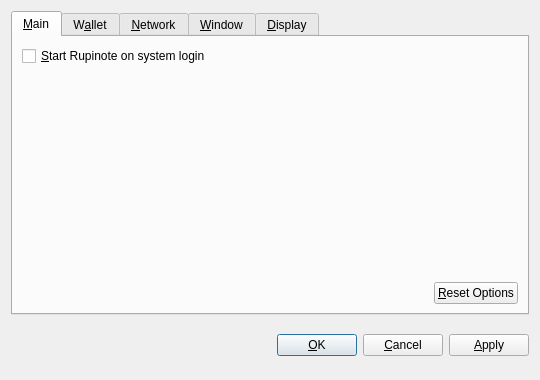
<?xml version="1.0" encoding="UTF-8"?>
<ui version="4.0">
 <class>OptionsDialog</class>
 <widget class="QDialog" name="OptionsDialog">
  <property name="geometry">
   <rect>
    <x>0</x>
    <y>0</y>
    <width>540</width>
    <height>380</height>
   </rect>
  </property>
  <property name="windowTitle">
   <string>Options</string>
  </property>
  <property name="modal">
   <bool>true</bool>
  </property>
  <layout class="QVBoxLayout" name="verticalLayout">
   <item>
    <widget class="QTabWidget" name="tabWidget">
     <property name="tabPosition">
      <enum>QTabWidget::North</enum>
     </property>
     <property name="currentIndex">
      <number>0</number>
     </property>
     <widget class="QWidget" name="tabMain">
      <attribute name="title">
       <string>&amp;Main</string>
      </attribute>
      <layout class="QVBoxLayout" name="verticalLayout_Main">
       <item>
        <widget class="QCheckBox" name="bitcoinAtStartup">
         <property name="toolTip">
          <string>Automatically start Rupinote after logging in to the system.</string>
         </property>
         <property name="text">
          <string>&amp;Start Rupinote on system login</string>
         </property>
        </widget>
       </item>
       <item>
        <spacer name="verticalSpacer_Main">
         <property name="orientation">
          <enum>Qt::Vertical</enum>
         </property>
         <property name="sizeHint" stdset="0">
          <size>
           <width>20</width>
           <height>40</height>
          </size>
         </property>
        </spacer>
       </item>
       <item>
        <layout class="QHBoxLayout" name="horizontalLayout_2_Main">
         <item>
          <spacer name="horizontalSpacer_2_Main">
           <property name="orientation">
            <enum>Qt::Horizontal</enum>
           </property>
           <property name="sizeHint" stdset="0">
            <size>
             <width>40</width>
             <height>20</height>
            </size>
           </property>
          </spacer>
         </item>
         <item>
          <widget class="QPushButton" name="resetButton">
           <property name="toolTip">
            <string>Reset all client options to default.</string>
           </property>
           <property name="text">
            <string>&amp;Reset Options</string>
           </property>
           <property name="autoDefault">
            <bool>false</bool>
           </property>
          </widget>
         </item>
        </layout>
       </item>
      </layout>
     </widget>
     <widget class="QWidget" name="tabWallet">
      <attribute name="title">
       <string>W&amp;allet</string>
      </attribute>
      <layout class="QVBoxLayout" name="verticalLayout_Network">
       <item>
        <widget class="QLabel" name="transactionFeeInfoLabel">
         <property name="text">
          <string>Optional transaction fee per kB that helps make sure your transactions are processed quickly. Most transactions are 1 kB.</string>
         </property>
         <property name="textFormat">
          <enum>Qt::PlainText</enum>
         </property>
         <property name="wordWrap">
          <bool>true</bool>
         </property>
        </widget>
       </item>
       <item>
        <layout class="QHBoxLayout" name="horizontalLayout_1_Main">
         <item>
          <widget class="QLabel" name="transactionFeeLabel">
           <property name="text">
            <string>Pay transaction &amp;fee</string>
           </property>
           <property name="textFormat">
            <enum>Qt::PlainText</enum>
           </property>
           <property name="buddy">
            <cstring>transactionFee</cstring>
           </property>
          </widget>
         </item>
         <item>
          <widget class="BitcoinAmountField" name="transactionFee"/>
         </item>
         <item>
          <spacer name="horizontalSpacer_1_Main">
           <property name="orientation">
            <enum>Qt::Horizontal</enum>
           </property>
           <property name="sizeHint" stdset="0">
            <size>
             <width>40</width>
             <height>20</height>
            </size>
           </property>
          </spacer>
         </item>
        </layout>
       </item>
       <item>
        <widget class="QLabel" name="label">
         <property name="text">
          <string>If you disable the spending of unconfirmed change, the change from a transaction cannot be used until that transaction has at least one confirmation. This also affects how your balance is computed.</string>
         </property>
         <property name="wordWrap">
          <bool>true</bool>
         </property>
        </widget>
       </item>
       <item>
        <widget class="QCheckBox" name="spendZeroConfChange">
         <property name="text">
          <string>Spend unconfirmed change  (experts only)</string>
         </property>
        </widget>
       </item>
       <item>
        <spacer name="verticalSpacer">
         <property name="orientation">
          <enum>Qt::Vertical</enum>
         </property>
         <property name="sizeHint" stdset="0">
          <size>
           <width>20</width>
           <height>40</height>
          </size>
         </property>
        </spacer>
       </item>
      </layout>
     </widget>
     <widget class="QWidget" name="tabNetwork">
      <attribute name="title">
       <string>&amp;Network</string>
      </attribute>
      <layout class="QVBoxLayout" name="verticalLayout_Network">
       <item>
        <widget class="QCheckBox" name="mapPortUpnp">
         <property name="toolTip">
          <string>Automatically open the Rupinote client port on the router. This only works when your router supports UPnP and it is enabled.</string>
         </property>
         <property name="text">
          <string>Map port using &amp;UPnP</string>
         </property>
        </widget>
       </item>
       <item>
        <widget class="QCheckBox" name="connectSocks">
         <property name="toolTip">
          <string>Connect to the Rupinote network through a SOCKS proxy (e.g. when connecting through Tor).</string>
         </property>
         <property name="text">
          <string>&amp;Connect through SOCKS proxy:</string>
         </property>
        </widget>
       </item>
       <item>
        <layout class="QHBoxLayout" name="horizontalLayout_Network">
         <item>
          <widget class="QLabel" name="proxyIpLabel">
           <property name="text">
            <string>Proxy &amp;IP:</string>
           </property>
           <property name="textFormat">
            <enum>Qt::PlainText</enum>
           </property>
           <property name="buddy">
            <cstring>proxyIp</cstring>
           </property>
          </widget>
         </item>
         <item>
          <widget class="QValidatedLineEdit" name="proxyIp">
           <property name="maximumSize">
            <size>
             <width>140</width>
             <height>16777215</height>
            </size>
           </property>
           <property name="toolTip">
            <string>IP address of the proxy (e.g. 127.0.0.1)</string>
           </property>
          </widget>
         </item>
         <item>
          <widget class="QLabel" name="proxyPortLabel">
           <property name="text">
            <string>&amp;Port:</string>
           </property>
           <property name="textFormat">
            <enum>Qt::PlainText</enum>
           </property>
           <property name="buddy">
            <cstring>proxyPort</cstring>
           </property>
          </widget>
         </item>
         <item>
          <widget class="QLineEdit" name="proxyPort">
           <property name="maximumSize">
            <size>
             <width>55</width>
             <height>16777215</height>
            </size>
           </property>
           <property name="toolTip">
            <string>Port of the proxy (e.g. 9050)</string>
           </property>
          </widget>
         </item>
         <item>
          <widget class="QLabel" name="socksVersionLabel">
           <property name="text">
            <string>SOCKS &amp;Version:</string>
           </property>
           <property name="textFormat">
            <enum>Qt::PlainText</enum>
           </property>
           <property name="buddy">
            <cstring>socksVersion</cstring>
           </property>
          </widget>
         </item>
         <item>
          <widget class="QValueComboBox" name="socksVersion">
           <property name="toolTip">
            <string>SOCKS version of the proxy (e.g. 5)</string>
           </property>
          </widget>
         </item>
         <item>
          <spacer name="horizontalSpacer_Network">
           <property name="orientation">
            <enum>Qt::Horizontal</enum>
           </property>
           <property name="sizeHint" stdset="0">
            <size>
             <width>40</width>
             <height>20</height>
            </size>
           </property>
          </spacer>
         </item>
        </layout>
       </item>
       <item>
        <spacer name="verticalSpacer_Network">
         <property name="orientation">
          <enum>Qt::Vertical</enum>
         </property>
         <property name="sizeHint" stdset="0">
          <size>
           <width>20</width>
           <height>40</height>
          </size>
         </property>
        </spacer>
       </item>
      </layout>
     </widget>
     <widget class="QWidget" name="tabWindow">
      <attribute name="title">
       <string>&amp;Window</string>
      </attribute>
      <layout class="QVBoxLayout" name="verticalLayout_Window">
       <item>
        <widget class="QCheckBox" name="minimizeToTray">
         <property name="toolTip">
          <string>Show only a tray icon after minimizing the window.</string>
         </property>
         <property name="text">
          <string>&amp;Minimize to the tray instead of the taskbar</string>
         </property>
        </widget>
       </item>
       <item>
        <widget class="QCheckBox" name="minimizeOnClose">
         <property name="toolTip">
          <string>Minimize instead of exit the application when the window is closed. When this option is enabled, the application will be closed only after selecting Quit in the menu.</string>
         </property>
         <property name="text">
          <string>M&amp;inimize on close</string>
         </property>
        </widget>
       </item>
       <item>
        <spacer name="verticalSpacer_Window">
         <property name="orientation">
          <enum>Qt::Vertical</enum>
         </property>
         <property name="sizeHint" stdset="0">
          <size>
           <width>20</width>
           <height>40</height>
          </size>
         </property>
        </spacer>
       </item>
      </layout>
     </widget>
     <widget class="QWidget" name="tabDisplay">
      <attribute name="title">
       <string>&amp;Display</string>
      </attribute>
      <layout class="QVBoxLayout" name="verticalLayout_Display">
       <item>
        <layout class="QHBoxLayout" name="horizontalLayout_1_Display">
         <item>
          <widget class="QLabel" name="langLabel">
           <property name="text">
            <string>User Interface &amp;language:</string>
           </property>
           <property name="textFormat">
            <enum>Qt::PlainText</enum>
           </property>
           <property name="buddy">
            <cstring>lang</cstring>
           </property>
          </widget>
         </item>
         <item>
          <widget class="QValueComboBox" name="lang">
           <property name="toolTip">
            <string>The user interface language can be set here. This setting will take effect after restarting Rupinote.</string>
           </property>
          </widget>
         </item>
        </layout>
       </item>
       <item>
        <layout class="QHBoxLayout" name="horizontalLayout_2_Display">
         <item>
          <widget class="QLabel" name="unitLabel">
           <property name="text">
            <string>&amp;Unit to show amounts in:</string>
           </property>
           <property name="textFormat">
            <enum>Qt::PlainText</enum>
           </property>
           <property name="buddy">
            <cstring>unit</cstring>
           </property>
          </widget>
         </item>
         <item>
          <widget class="QValueComboBox" name="unit">
           <property name="toolTip">
            <string>Choose the default subdivision unit to show in the interface and when sending coins.</string>
           </property>
          </widget>
         </item>
        </layout>
       </item>
       <item>
        <widget class="QCheckBox" name="displayAddresses">
         <property name="toolTip">
          <string>Whether to show Rupinote addresses in the transaction list or not.</string>
         </property>
         <property name="text">
          <string>&amp;Display addresses in transaction list</string>
         </property>
        </widget>
       </item>
       <item>
        <widget class="QCheckBox" name="coinControlFeatures">
         <property name="toolTip">
          <string>Whether to show coin control features or not.</string>
         </property>
         <property name="text">
          <string>Display coin &amp;control features (experts only!)</string>
         </property>
        </widget>
       </item>
       <item>
        <spacer name="verticalSpacer_Display">
         <property name="orientation">
          <enum>Qt::Vertical</enum>
         </property>
         <property name="sizeHint" stdset="0">
          <size>
           <width>20</width>
           <height>40</height>
          </size>
         </property>
        </spacer>
       </item>
      </layout>
     </widget>
    </widget>
   </item>
   <item>
    <layout class="QHBoxLayout" name="horizontalLayout_Buttons">
     <item>
      <spacer name="horizontalSpacer_1">
       <property name="orientation">
        <enum>Qt::Horizontal</enum>
       </property>
       <property name="sizeHint" stdset="0">
        <size>
         <width>40</width>
         <height>48</height>
        </size>
       </property>
      </spacer>
     </item>
     <item>
      <widget class="QLabel" name="statusLabel">
       <property name="font">
        <font>
         <weight>75</weight>
         <bold>true</bold>
        </font>
       </property>
       <property name="text">
        <string/>
       </property>
       <property name="textFormat">
        <enum>Qt::PlainText</enum>
       </property>
       <property name="wordWrap">
        <bool>true</bool>
       </property>
      </widget>
     </item>
     <item>
      <spacer name="horizontalSpacer_2">
       <property name="orientation">
        <enum>Qt::Horizontal</enum>
       </property>
       <property name="sizeHint" stdset="0">
        <size>
         <width>40</width>
         <height>48</height>
        </size>
       </property>
      </spacer>
     </item>
     <item>
      <widget class="QPushButton" name="okButton">
       <property name="text">
        <string>&amp;OK</string>
       </property>
      </widget>
     </item>
     <item>
      <widget class="QPushButton" name="cancelButton">
       <property name="text">
        <string>&amp;Cancel</string>
       </property>
       <property name="autoDefault">
        <bool>false</bool>
       </property>
      </widget>
     </item>
     <item>
      <widget class="QPushButton" name="applyButton">
       <property name="text">
        <string>&amp;Apply</string>
       </property>
       <property name="autoDefault">
        <bool>false</bool>
       </property>
      </widget>
     </item>
    </layout>
   </item>
  </layout>
 </widget>
 <customwidgets>
  <customwidget>
   <class>BitcoinAmountField</class>
   <extends>QSpinBox</extends>
   <header>bitcoinamountfield.h</header>
  </customwidget>
  <customwidget>
   <class>QValueComboBox</class>
   <extends>QComboBox</extends>
   <header>qvaluecombobox.h</header>
  </customwidget>
  <customwidget>
   <class>QValidatedLineEdit</class>
   <extends>QLineEdit</extends>
   <header>qvalidatedlineedit.h</header>
  </customwidget>
 </customwidgets>
 <resources/>
 <connections/>
</ui>
